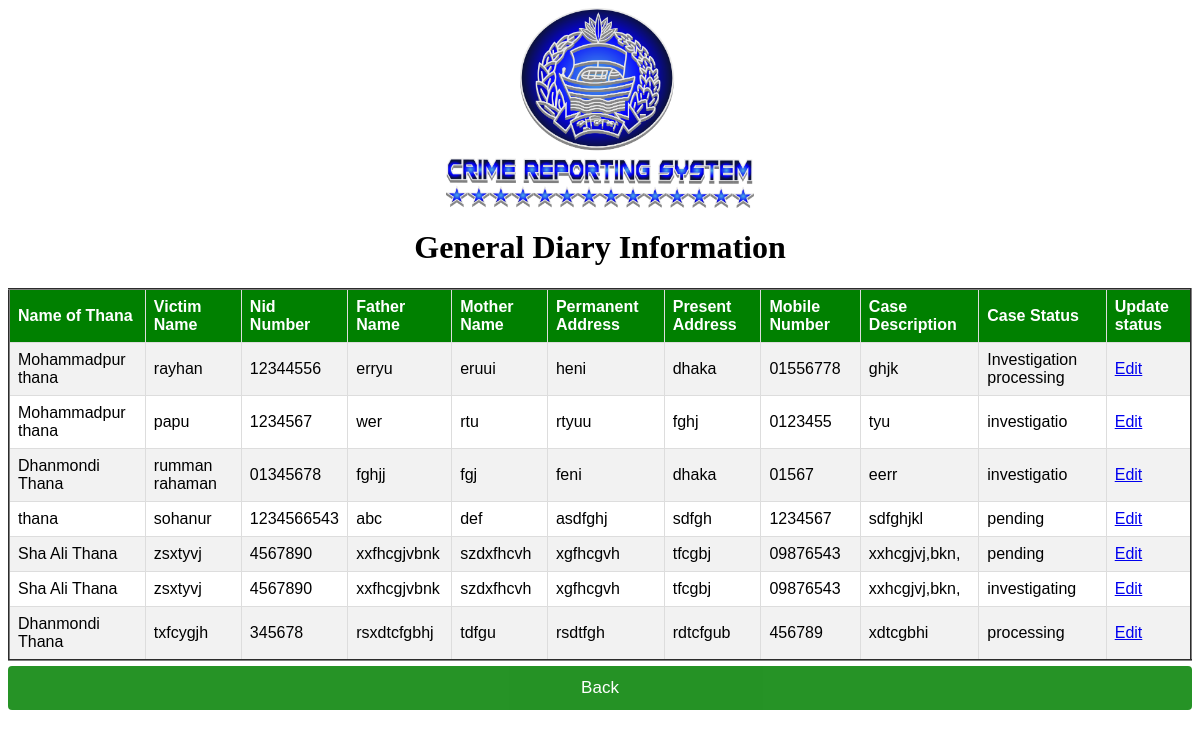
/GDinfo.php, run on the app's committed database.
### tables this page shows
CREATE TABLE `gdreport` (
  `id` int(200) NOT NULL,
  `Thana_Name` varchar(200) NOT NULL,
  `Victim_Name` varchar(200) NOT NULL,
  `NID_number` varchar(200) NOT NULL,
  `Father_Name` varchar(200) NOT NULL,
  `Mother_Name` varchar(200) NOT NULL,
  `PermanentAddress` varchar(200) NOT NULL,
  `PresentAddress` varchar(200) NOT NULL,
  `Mobile_Number` varchar(200) NOT NULL,
  `Case_Description` varchar(200) NOT NULL,
  `Status` varchar(200) NOT NULL
);

### DB_connection.php (called while the page is built, shortened)
<?php
class DBconfig{
	private $_host="localhost";
	private $_username="root";
	private $_password="";
	private $_database="crimereportingsystem";
	protected $connection;
	public function __construct(){
		if(!isset($this->connection)){
			$this->connection=new mysqli($this->_host,$this->_username,$this->_password,$this->_database);
		}
		return $this->connection;
	}
}
?>

### crud.php (called while the page is built, shortened)
<?php
include_once 'DB_connection.php';
class crud extends DBconfig {
    public function getData($query){
        $result = $this->connection->query($query);
        $rows = array();
        while ($row = $result->fetch_assoc()){
            $rows[] = $row;
        }
        return $rows;
    }
}
?>

### GDinfo.php (the view, shortened to what this page needs)
 <?php
include_once 'crud.php';
$crud = new crud();
$query1= "Select * from gdreport";
$result1 = $crud->getData($query1);
?>
<center><img src="crs logo.png" style="max-height: 200px;,max-width: 150px;"></center>
<center><h1><b>General Diary Information</b></h1></center>
<center><table border="2" class="table">
	<tr style="background-color: green; color:white;">
		<center><td><b> Name of Thana </b></td>
		<td><b> Victim Name</b> </td>
		<td><b>Nid Number</b> </td>
		<td><b> Father Name </b></td>
		<td><b> Mother Name </b></td>
		<td><b> Permanent Address </b></td>
		<td><b> Present Address </b></td>
		<td><b> Mobile Number </b></td>
		<td> <b>Case Description </b></td>
		<td> <b>Case Status </b></td>
		<td> <b>Update status </b></td>
	</center>
	</tr>
	<?php
	 foreach($result1 as $key=>$res){
		 echo "<tr>";
		 echo "<td>".$res['Thana_Name']."</td>";
		 echo "<td>".$res['Victim_Name']."</td>";
		 echo "<td>".$res['NID_number']."</td>";
		 echo "<td>".$res['Father_Name']."</td>";
		 echo "<td>".$res['Mother_Name']."</td>";
		 echo "<td>".$res['PermanentAddress']."</td>";
		 echo "<td>".$res['PresentAddress']."</td>";
		 echo "<td>".$res['Mobile_Number']."</td>";
		 echo "<td>".$res['Case_Description']."</td>";
		 echo "<td>".$res['Status']."</td>";
		   echo "<td> <a href='GdStatus.php?id=$res[id]'>Edit</a></td>";
		 	 echo "</tr>";
	 }
	 ?>
</table></center>
<center><a href="admin.php"><button class="button">Back</button></a></center>

### GDinfo.php (style rules this page uses)
.table { font-family: "Trebuchet MS", Arial, Helvetica, sans-serif; border-collapse: collapse; width: 100%; }
td, th { border: 1px solid #ddd; padding: 8px; }
tr:nth-child(even) { background-color: #f2f2f2; }
.button { width: 100%; padding: 12px; border: none; border-radius: 4px; margin: 5px 0; opacity: 0.85; display: inline-block; font-size: 17px; line-height: 20px; text-decoration: none; background-color: green; color: white; align-items: center; }

### data on the page
gdreport: Thana_Name "Mohammadpur thana", Victim_Name "rayhan", NID_number "12344556", Father_Name "erryu", Mother_Name "eruui", PermanentAddress "heni", PresentAddress "dhaka", Mobile_Number "01556778", Case_Description "ghjk", Status "Investigation processing"
gdreport: Thana_Name "Mohammadpur thana", Victim_Name "papu", NID_number "1234567", Father_Name "wer", Mother_Name "rtu", PermanentAddress "rtyuu", PresentAddress "fghj", Mobile_Number "0123455", Case_Description "tyu", Status "investigatio"
gdreport: Thana_Name "Dhanmondi Thana", Victim_Name "rumman rahaman", NID_number "01345678", Father_Name "fghjj", Mother_Name "fgj", PermanentAddress "feni", PresentAddress "dhaka", Mobile_Number "01567", Case_Description "eerr", Status "investigatio"
gdreport: Thana_Name "thana", Victim_Name "sohanur", NID_number "1234566543", Father_Name "abc", Mother_Name "def", PermanentAddress "asdfghj", PresentAddress "sdfgh", Mobile_Number "1234567", Case_Description "sdfghjkl", Status "pending"
gdreport: Thana_Name "Sha Ali Thana", Victim_Name "zsxtyvj", NID_number "4567890", Father_Name "xxfhcgjvbnk", Mother_Name "szdxfhcvh", PermanentAddress "xgfhcgvh", PresentAddress "tfcgbj", Mobile_Number "09876543", Case_Description "xxhcgjvj,bkn,", Status "pending"
gdreport: Thana_Name "Sha Ali Thana", Victim_Name "zsxtyvj", NID_number "4567890", Father_Name "xxfhcgjvbnk", Mother_Name "szdxfhcvh", PermanentAddress "xgfhcgvh", PresentAddress "tfcgbj", Mobile_Number "09876543", Case_Description "xxhcgjvj,bkn,", Status "investigating"
gdreport: Thana_Name "Dhanmondi Thana", Victim_Name "txfcygjh", NID_number "345678", Father_Name "rsxdtcfgbhj", Mother_Name "tdfgu", PermanentAddress "rsdtfgh", PresentAddress "rdtcfgub", Mobile_Number "456789", Case_Description "xdtcgbhi", Status "processing"
